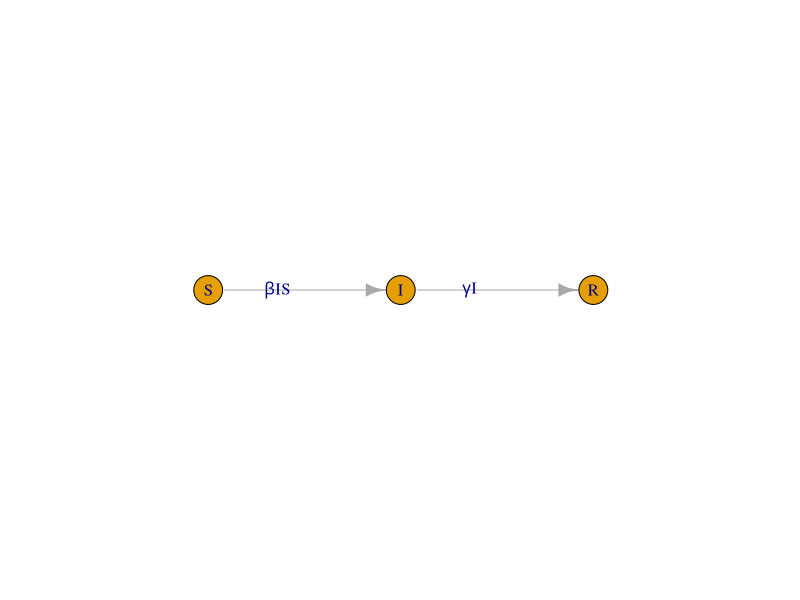
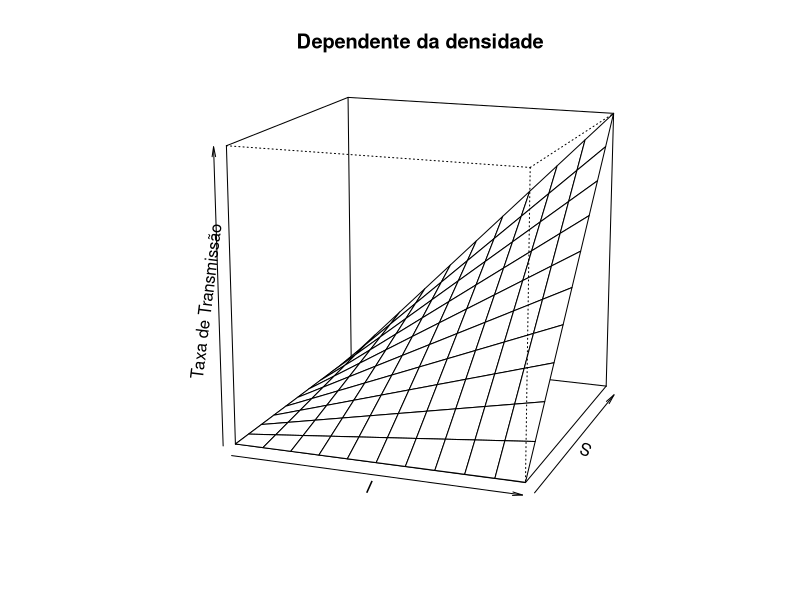
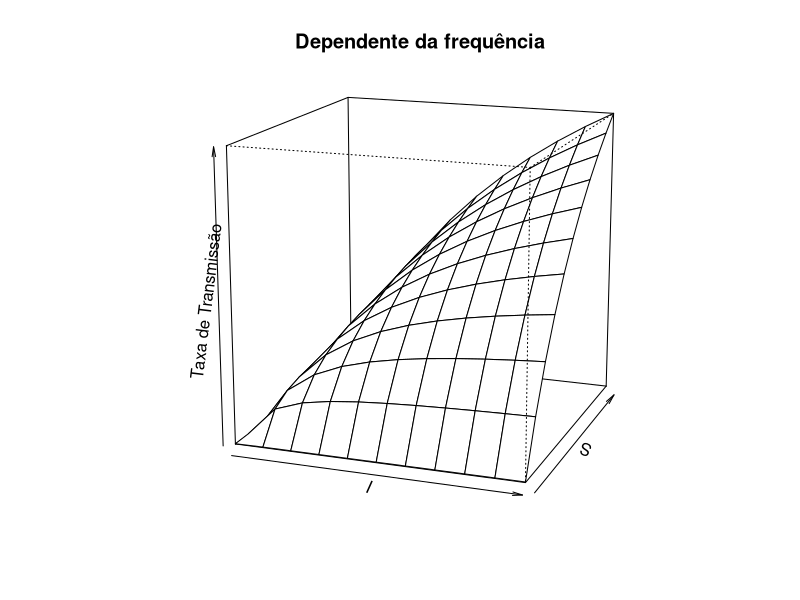
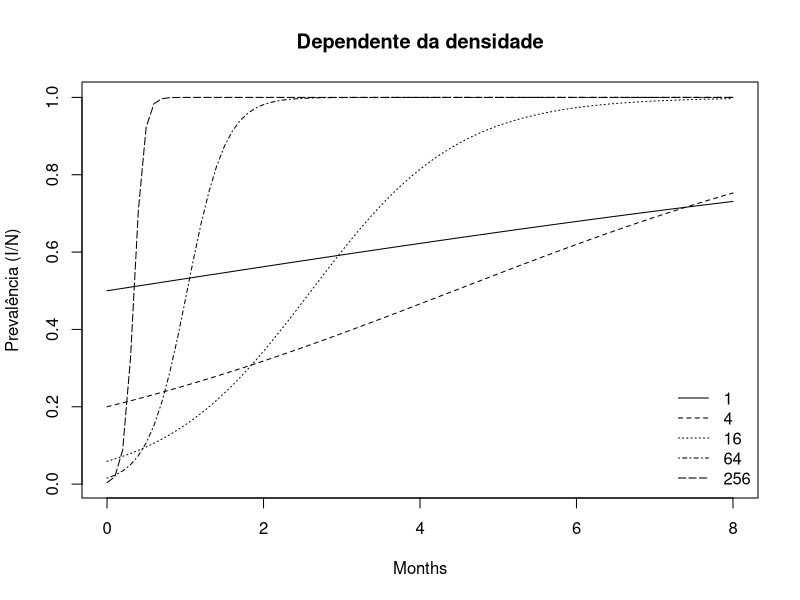
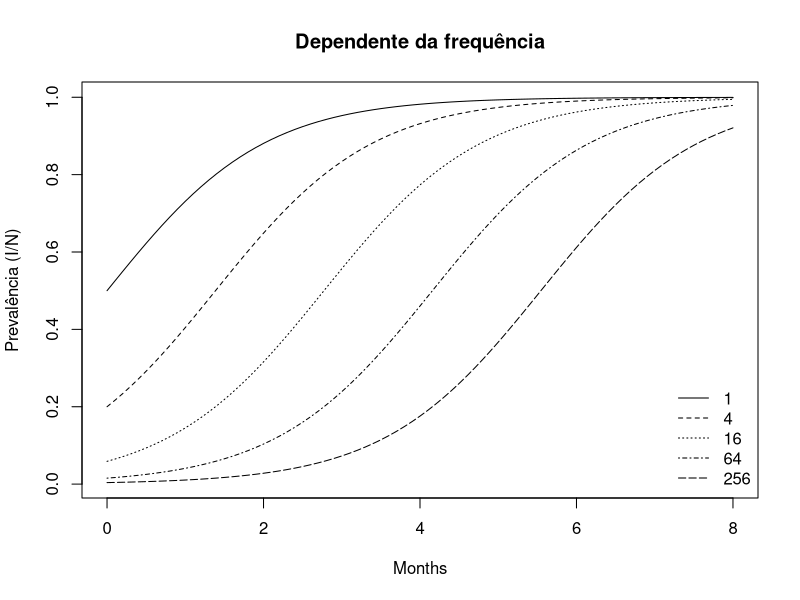
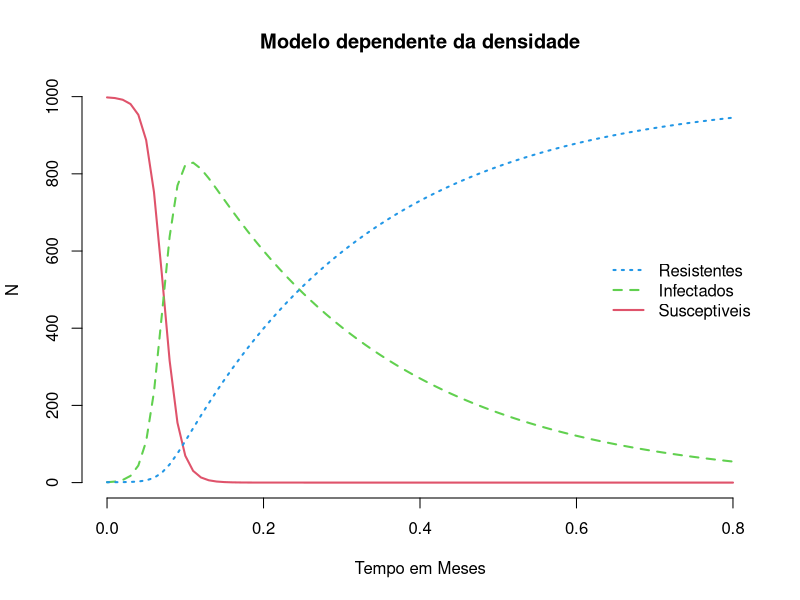
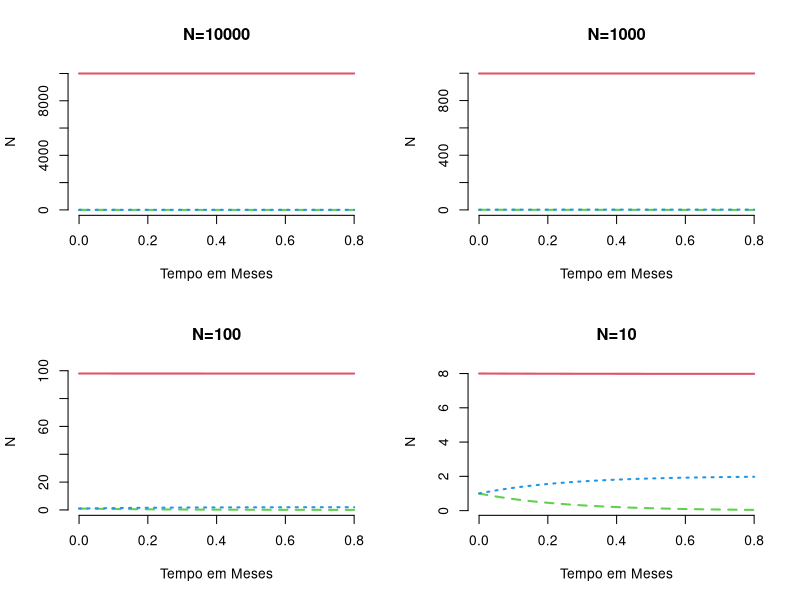

Generate these figures, in order, with R:
#http://recologia.com.br/2015/06/epidemiologia-o-modelo-sir-com-transmissao-dependente-da-frequencia
##################################
## Grafo
##################################
library(igraph)

SIR_grafo<-graph.formula(S-+I,I-+R)
E(SIR_grafo)$label<-c(expression(paste(beta,"IS")),expression(paste(gamma,"I")))
loc<-matrix(c(0,1,1,1,2,1),ncol=2,byrow=T)

jpeg("01.jpg")
plot(SIR_grafo,layout=loc,rescale=F,xlim=c(0,2.2),ylim=c(0,2))
dev.off()

##################################
## Modelos
##################################
library(deSolve)

SIR <- function(t, y, p) {
    {
    S <- y[1]
    I <- y[2]
    R <- y[3]
    }
    with(as.list(p), {
                    dS.dt <- -B * I * S
                    dI.dt <- B * I * S - g * I
                    dR.dt <- g * I
                    return(list(c(dS.dt, dI.dt, dR.dt)))
                })
}

SIRf <- function(t, y, p) {
    {
    S <- y[1]
    I <- y[2]
    R <- y[3]
    N <- S + I + R
    }
    with(as.list(p), {
                    dS.dt <- -B * (I * S)/N
                    dI.dt <- B * (I * S)/N - g * I
                    dR.dt <- g * I
                    return(list(c(dS.dt, dI.dt, dR.dt)))
                })
}

R <- 0
S <- I <- 1000
Ss <- Is <- seq(1,S,length=11)
N <- S + I + R
betaD <- 0.1
betaF <- betaD * N

mat1 <- sapply(Is, function(i) {betaD*i*Ss})
mat2 <- sapply(Is, function(i) {betaF*i*Ss/(i+Ss+R)})

jpeg("02.jpg")
persp(mat1,theta=20,phi=15,r=10,zlim=c(0,betaD*S*I),xlab="I",ylab="S",
      main="Dependente da densidade",zlab="Taxa de Transmissão")
dev.off()

jpeg("03.jpg")
persp(mat2,theta=20,phi=15,r=10,zlim=c(0,betaF*S*I/N),xlab="I",ylab="S",
      main="Dependente da frequência",zlab="Taxa de Transmissão")
dev.off()
##################################
## Taxa Transmissão
##################################

S <- 4^(0:4)
I <- 1
parmsf <- c(B=1, g=0)
parmsd <- c(B=1/16, g=0)

Months <- seq(0,8,by=0.1)
outd <- sapply(S, function(s) {
                   out <- ode(c(s,I,R),Months,SIR,parmsd)
                   out[,3]/apply(out[,2:4],1,sum)
               })

outf <- sapply(S, function(s) {
                   out <- ode(c(s,I,R), Months, SIRf, parmsf)
                   out[,3]/apply(out[,2:4],1,sum)
               })

jpeg("04.jpg")
matplot(Months,outd,type="l",col=1,ylab = "Prevalência (I/N)",
        main="Dependente da densidade")
legend("bottomright",legend=S,lty=1:length(S),bty="n")
dev.off()

jpeg("05.jpg")
matplot(Months,outf,type="l",col=1,ylab = "Prevalência (I/N)",
        main="Dependente da frequência")
legend("bottomright",legend=S,lty=1:length(S),bty="n")
dev.off()
##################################
## Comparação da dinamica
##################################
N <- 1000
I <- 1
R <- 1
S <- N - I - R


#
jpeg("06.jpg")
meses <- seq(0, 0.8, by = 0.01)
parms <- c(B = 0.1, g = 4)
SIR.out <- data.frame(ode(c(S, I, R), meses, SIR, parms))
colnames(SIR.out)<-c("tempo","S","I","R")
matplot(meses, SIR.out[, -1], type = "l", lty = 1:3,frame=F,
        xlab="Tempo em Meses",ylab="N",lwd=2,col=2:4,main="Modelo dependente da densidade")
legend("right", c("Resistentes", "Infectados", "Susceptiveis"), lty = 3:1, col = c(4,3,2), bty = "n",lwd=2)
dev.off()

jpeg("07.jpg")
layout(matrix(1:4,ncol=2,nrow=2,byrow=T))
#
N <- 10000
I <- 1
R <- 1
S <- N - I - R
SIRf.out <- data.frame(ode(c(S, I, R), meses, SIRf, parms))
colnames(SIRf.out)<-c("tempo","S","I","R")
matplot(meses, SIRf.out[, -1], type = "l", lty = 1:3,frame=F,
        xlab="Tempo em Meses",ylab="N",lwd=2,col=2:4,main="N=10000")
#
N <- 1000
I <- 1
R <- 1
S <- N - I - R
SIRf.out <- data.frame(ode(c(S, I, R), meses, SIRf, parms))
colnames(SIRf.out)<-c("tempo","S","I","R")
matplot(meses, SIRf.out[, -1], type = "l", lty = 1:3,frame=F,
        xlab="Tempo em Meses",ylab="N",lwd=2,col=2:4,main="N=1000")
#
N <- 100
I <- 1
R <- 1
S <- N - I - R
SIRf.out <- data.frame(ode(c(S, I, R), meses, SIRf, parms))
colnames(SIRf.out)<-c("tempo","S","I","R")
matplot(meses, SIRf.out[, -1], type = "l", lty = 1:3,frame=F,
        xlab="Tempo em Meses",ylab="N",lwd=2,col=2:4,main="N=100")
#
N <- 10
I <- 1
R <- 1
S <- N - I - R
SIRf.out <- data.frame(ode(c(S, I, R), meses, SIRf, parms))
colnames(SIRf.out)<-c("tempo","S","I","R")
matplot(meses, SIRf.out[, -1], type = "l", lty = 1:3,frame=F,
        xlab="Tempo em Meses",ylab="N",lwd=2,col=2:4,main="N=10")
dev.off()
